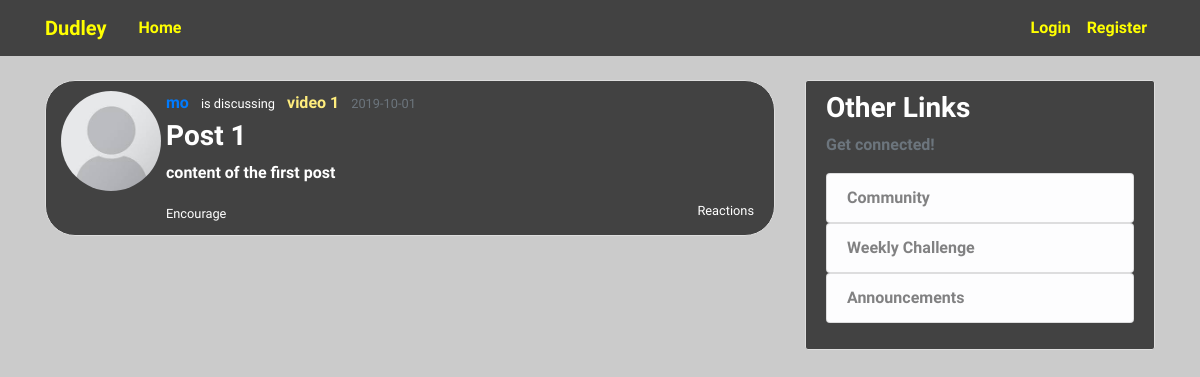
Before: /community with the older database file.
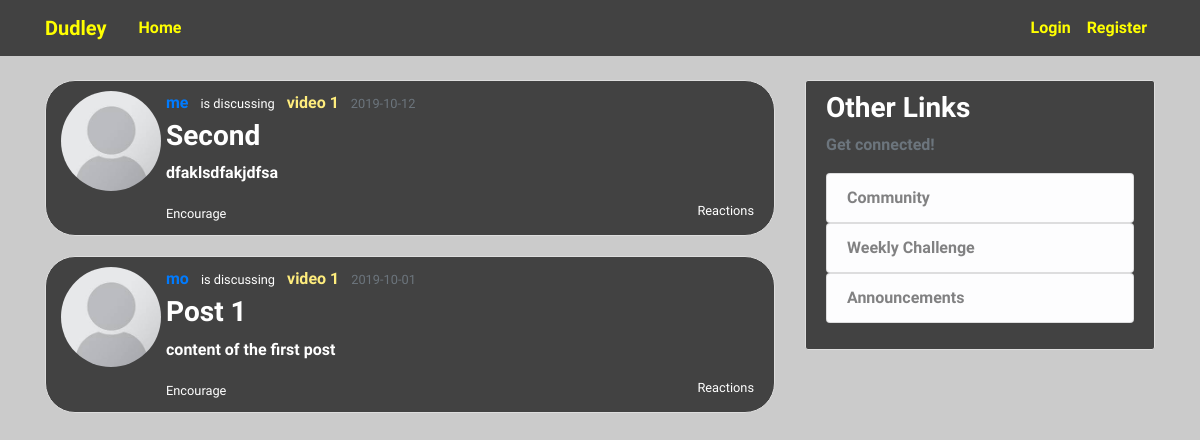
After: the same page with the newer database file.
### files/models.py (models this page shows, shortened)
class Post(db.Model):
    id = db.Column(db.Integer, primary_key=True)
    title = db.Column(db.String(100), nullable=False)
    date_posted = db.Column(db.DateTime, nullable=False, default=datetime.utcnow)
    content = db.Column(db.Text, nullable=False)
    user_id = db.Column(db.Integer, db.ForeignKey('user.id'), nullable=False)

class User(db.Model, UserMixin):
    id = db.Column(db.Integer, primary_key=True)
    username = db.Column(db.String(20), unique=True, nullable=False)
    email = db.Column(db.String(120), nullable=True, unique=True)
    image_file = db.Column(db.String(20), nullable=False, default='default.jpg')
    password = db.Column(db.String(60), nullable=False)
    posts = db.relationship('Post', backref='author', lazy=True)
    is_admin = db.Column(db.Boolean(), unique=False, default=False)

### files/main/routes.py (the view)
@main.route('/community')
def community():
	posts = Post.query.order_by(Post.date_posted.desc())
	return render_template('community.html', posts=posts)

### files/templates/community.html
{% extends "layout.html" %}
{% block content %}
    {% for post in posts %}
        <article class="media content-section round">
          <img class="rounded-circle article-img" src="{{ url_for('static', filename='profile_pics/' + post.author.image_file) }}">
          <div class="media-body">
              <div class="article-metadata">
                <a class="mr-2" href="{{ url_for('users.user_posts', username=post.author.username)}}">{{ post.author.username }}</a>
               <small class="mr-2 minor-text">is discussing</small>
               <a class="mr-2 userlinktag href=#">video 1</a>
               <small class="text-muted">{{ post.date_posted.strftime('%Y-%m-%d') }}</small>
              </div>
            <h2><a class="article-title" href="{{ url_for('posts.post', post_id=post.id) }}">{{ post.title }}</a></h2>
            <p class="article-content">{{ post.content }}</p>
            <small class="encouragebutton">Encourage</small>
            <small class="viewcomments">Reactions</small>
          </div>
        </article>
    {% endfor %}
{% endblock content %}

### files/templates/layout.html (shortened to what this page needs)
<!DOCTYPE html>
<html>
<head>
    <link href="../static/landingpage.css" type="text/css" rel="stylesheet">
    <link rel="stylesheet" href="https://stackpath.bootstrapcdn.com/bootstrap/4.3.1/css/bootstrap.min.css">
	<link rel="stylesheet" type="text/css" href="{{ url_for('static', filename='main.css') }}">
</head>
<body>
<header class="site-header">
      <nav class="navbar navbar-expand-md navbar-dark bg-steel fixed-top">
        <div class="container">
          <a class="dudley-tag navbar-brand mr-4" href="/">Dudley</a>
          <div class="collapse navbar-collapse" id="navbarToggle">
            <div class="navbar-nav mr-auto">
              <a class="nav-item nav-link" href="{{ url_for('main.home') }}">Home</a>
            </div>
            <div class="navbar-nav">
              {% if current_user.is_authenticated %}
                <a class="nav-item nav-link" href="{{ url_for('users.account') }}">Account</a>
                <a class="nav-item nav-link" href="{{ url_for('users.logout') }}">Logout</a>
              {% else %}
                <a class="nav-item nav-link" href="{{ url_for('users.login') }}">Login</a>
                <a class="nav-item nav-link" href="{{ url_for('users.register') }}">Register</a>
              {% endif %}
            </div>
          </div>
        </div>
      </nav>
    </header>
    <main role="main" class="container">
      <div class="row">
        <div class="col-md-8">
 {% block content %}{% endblock %}
	</div>
        <div class="col-md-4">
          <div class="content-section">
            <h3>Other Links</h3>
            <p class='text-muted'>Get connected!
              <ul class="list-group">
                <a href="{{ url_for('main.community') }}"><li class="list-group-item list-group-item-light side-tab">Community</li></a>
                <a href="{{ url_for('main.challenge') }}"><li class="list-group-item list-group-item-light side-tab">Weekly Challenge</li></a>
                <a href="{{ url_for('main.announcements') }}"><li class="list-group-item list-group-item-light side-tab">Announcements</li></a>
              </ul>
            </p>
          </div>
        </div>
    </div>
    </main>
</body>
</html>

### files/static/landingpage.css (style rules this page uses)
html, body { font-size: 16px; height: 100%; margin: 0; }

### files/static/main.css (style rules this page uses)
body { background: #cbcbcb; color: white; margin-top: 5rem; font-family: 'Exo 2', sans-serif; font-weight: 600; }
h1, h2, h3, h4, h5, h6 { font-family: 'Exo 2', sans-serif; font-weight: 600; color: white; }
.content-section { background: #424242; padding: 10px 20px; border: 1px solid #dddddd; border-radius: 3px; margin-bottom: 20px; }
.bg-steel { background-color: #424242; }
.site-header .navbar-nav .nav-link { color: yellow; }
.dudley-tag { color: yellow!important; }
.article-title { font-size: 28px; color: white; }
.article-content { font-size: 16px; }
.article-img { height: 100px; width: 100px!important; transform: translateX(-5px); }
.userlinktag { color: #ffed7d!important; }
.encouragebutton { display: inline-block!important; }
.viewcomments { display: inline-block; float: right; }
.round { border-radius: 30px!important; }

Changed rows visible on the page:
added Post: image_file (placeholder picture), author.username "me", date_posted "2019-10-12", title "Second", content "dfaklsdfakjdfsa"
